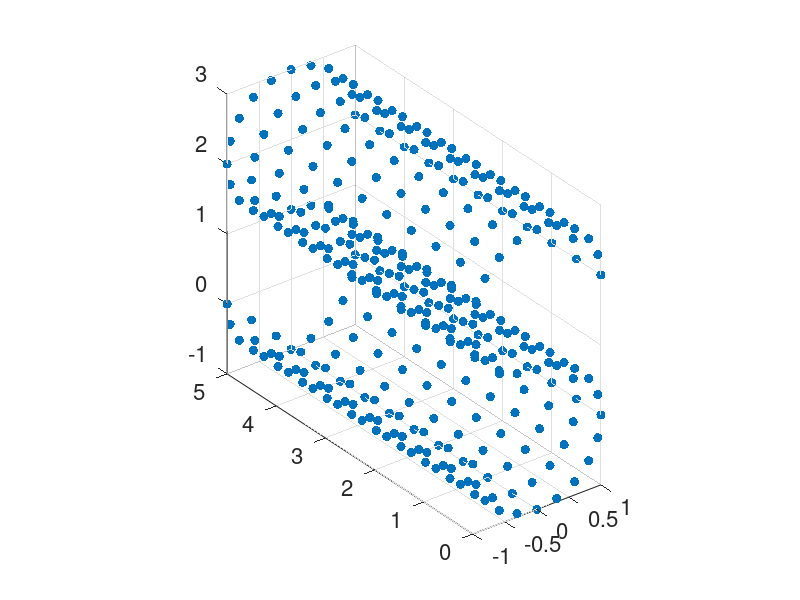

MATLAB code to generate this figure:
function MakeScurveDataRand()
tt = [-1:0.1:0.5]*pi; uu = tt(end:-1:1); hh = [0:0.1:1]*5;
xx = [cos(tt) -cos(uu)]'*ones(size(hh));
yy = ones(size([tt uu]))'*hh;
zz = [sin(tt) 2-sin(uu)]'*ones(size(hh));
[length,width] = size(xx);

% std = 0.2;
% xx = xx + std*randn(length, width);
% yy = yy + std*randn(length, width);
% zz = zz + std*randn(length, width);
cc = [tt uu]' * ones(size(hh));
data3 = [xx(:),yy(:),zz(:)];
figure;
hold on;
plot3(xx(:),yy(:),zz(:),'.','Markersize',20);
daspect([1,1,1]);
set(gca,'fontsize',16);
view(3);
grid
save('ScurveData.mat','data3');
end
 
  
